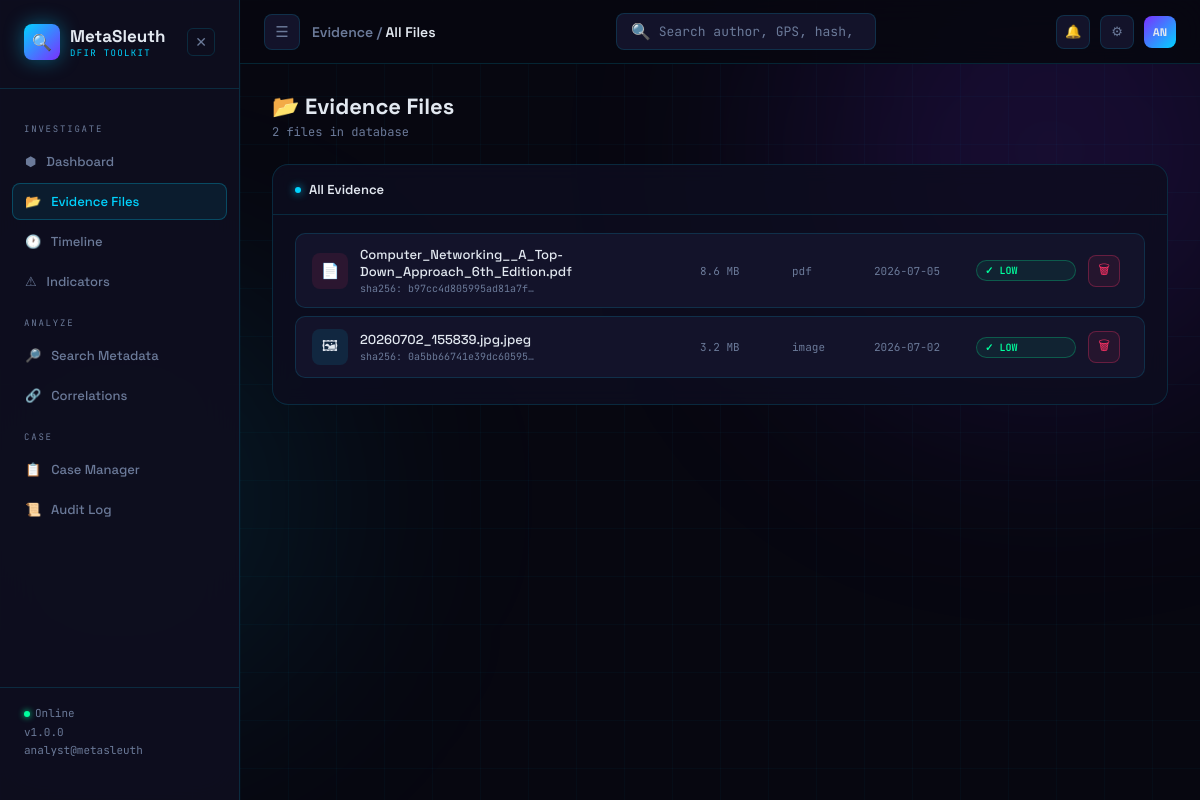
The app's page /evidence, older data.
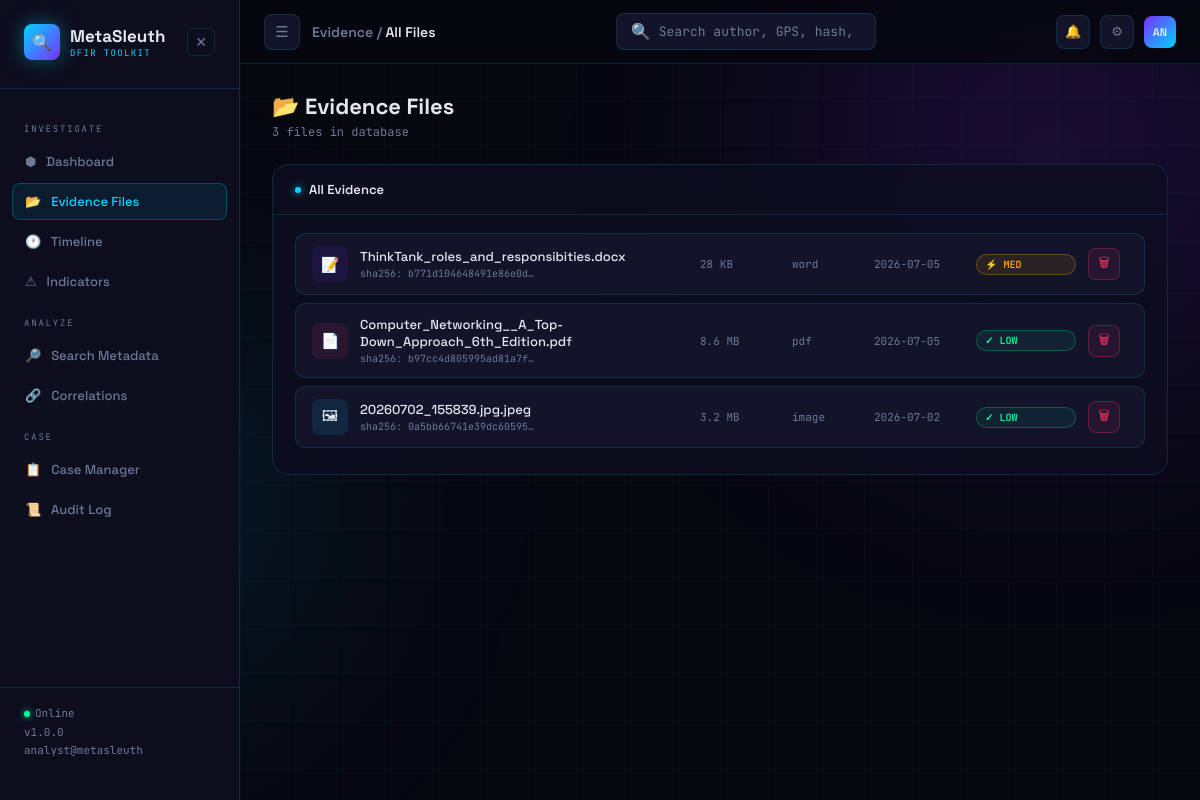
The same page, newer data.
### tables this page shows
CREATE TABLE files (
            id          INTEGER PRIMARY KEY AUTOINCREMENT,
            filename    TEXT NOT NULL,
            file_type   TEXT NOT NULL,
            file_size   INTEGER,
            md5         TEXT,
            sha1        TEXT,
            sha256      TEXT,
            upload_time TEXT NOT NULL,
            analyst     TEXT
        );

### app.py (the view)
@app.route('/evidence')
def evidence_files():
    files = get_all_files()
    return render_template('evidence.html', files=files)

### database/db.py (called while the page is built)
def get_connection():
    conn = sqlite3.connect(DATABASE)
    conn.row_factory = sqlite3.Row
    return conn

def get_all_files():
    conn = get_connection()
    cursor = conn.cursor()
    cursor.execute('''
        SELECT f.*,
        COUNT(DISTINCT i.id) as indicator_count,
        MAX(i.severity) as highest_severity
        FROM files f
        LEFT JOIN indicators i ON f.id = i.file_id
        GROUP BY f.id
        ORDER BY f.upload_time DESC
    ''')
    rows = cursor.fetchall()
    conn.close()
    return rows

### templates/evidence.html (shortened to what this page needs)
<!DOCTYPE html>
<html lang="en">
<head>
</head>
<body>
    {% extends 'base.html' %}
{% block breadcrumb %}Evidence / <span>All Files</span>{% endblock %}
{% block content %}
<div>
    <div class="page-title">📂 Evidence Files</div>
    <div class="page-sub">{{ files | length }} file{{ 's' if files | length != 1 }} in database</div>
</div>
<div class="panel">
    <div class="panel-head">
        <div class="panel-title"><span class="dot"></span>All Evidence</div>
    </div>
    <div class="panel-body">
        {% if files %}
            {% for f in files %}
            <div class="file-row" id="evid-row-{{ f.id }}" style="display:grid; grid-template-columns: 36px 1fr 80px 70px 90px 100px 40px; align-items:center; gap:12px;">
            <a
                href="/file/{{ f.id }}"
                style="display: contents; text-decoration: none; color: inherit;"
            >
                <div class="file-icon
                    {% if   f.file_type == 'image' %}fi-image
                    {% elif f.file_type == 'pdf'   %}fi-pdf
                    {% elif f.file_type == 'word'  %}fi-word
                    {% elif f.file_type == 'audio' %}fi-audio
                    {% elif f.file_type == 'video' %}fi-video
                    {% else %}fi-zip{% endif %}">
                    {% if   f.file_type == 'image' %}🖼
                    {% elif f.file_type == 'pdf'   %}📄
                    {% elif f.file_type == 'word'  %}📝
                    {% elif f.file_type == 'audio' %}🎵
                    {% elif f.file_type == 'video' %}🎬
                    {% else %}📦{% endif %}
                </div>
                <div>
                    <div class="file-name">{{ f.filename }}</div>
                    <div class="file-hash">sha256: {{ f.sha256[:20] if f.sha256 else 'N/A' }}…</div>
                </div>
                <div class="file-meta">
                    {% if f.file_size %}
                        {% if f.file_size > 1048576 %}{{ "%.1f"|format(f.file_size/1048576) }} MB
                        {% else %}{{ "%.0f"|format(f.file_size/1024) }} KB{% endif %}
                    {% endif %}
                </div>
                <div class="file-meta">{{ f.file_type }}</div>
                <div class="file-meta">{{ f.upload_time[:10] if f.upload_time else '' }}</div>
                <span class="sev-chip sev-{{ f.highest_severity or 'NONE' }}">
                    {% if   f.highest_severity == 'HIGH'   %}⚠ HIGH
                    {% elif f.highest_severity == 'MEDIUM' %}⚡ MED
                    {% elif f.highest_severity == 'LOW'    %}✓ LOW
                    {% else %}— NONE{% endif %}
                </span>
            </a>
            <button
                        onclick="openDeleteModal({{ f.id }}, '{{ f.filename }}')"
                        title="Delete this file"
                        style="width:32px; height:32px; border-radius:8px; border:1px solid rgba(255,51,102,0.3); background:rgba(255,51,102,0.08); color:var(--alert); font-size:13px; cursor:pointer; display:flex; align-items:center; justify-content:center; transition:all 0.2s; flex-shrink:0;"
                        onmouseover="this.style.background='rgba(255,51,102,0.2)'"
                        onmouseout="this.style.background='rgba(255,51,102,0.08)'"
                    >
                        🗑
                    </button>
                </div>
            {% endfor %}
        {% else %}
            <div class="empty">
                <div class="empty-icon">📂</div>
                No evidence files yet. Upload files from the dashboard.
            </div>
        {% endif %}
    </div>
</div>
{% endblock %}

Row changes from the older to the newer data that the page shows:
added files: filename "ThinkTank_roles_and_responsibities.docx", sha256 "b771d104648491e86e0d", f.file_size/1024 "28", file_type "word", upload_time "2026-07-05", shows "⚡ MED"
Text that changed along with them:
{{ files | length }}: "2" → "3"
